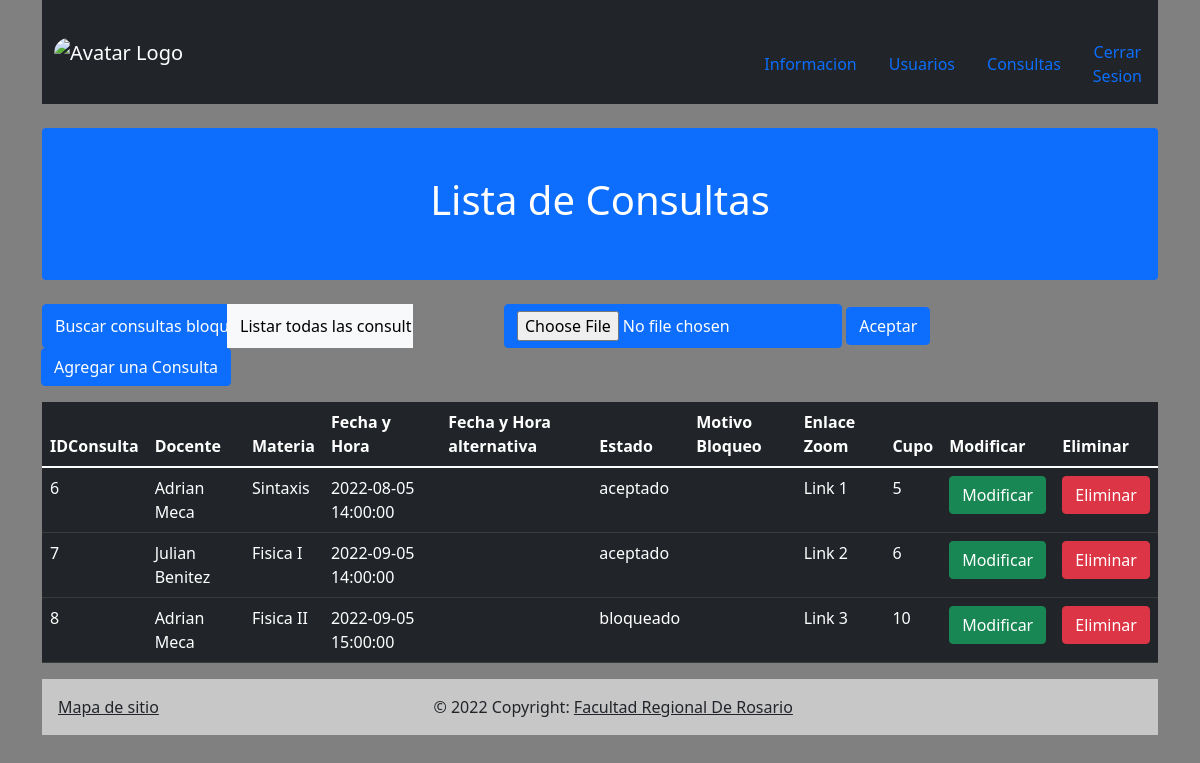
The app's page /Vistas/ListadoConsultasAdmin.php (signed in) with its own data.
### tables this page shows
CREATE TABLE `consulta` (
  `idConsulta` int NOT NULL AUTO_INCREMENT,
  `legajoDocente` int NOT NULL,
  `idMateria` int NOT NULL,
  `fechayhora` datetime NOT NULL,
  `fechayhoraAlt` datetime DEFAULT NULL,
  `estado` varchar(45) NOT NULL,
  `motivoBloqueo` varchar(45) DEFAULT NULL,
  `enlaceZoom` varchar(45) DEFAULT NULL,
  `cupo` int NOT NULL,
  PRIMARY KEY (`idConsulta`,`legajoDocente`,`idMateria`),
  KEY `legajoDoc_fk_idx` (`legajoDocente`),
  KEY `idMateria_fk_idx` (`idMateria`),
  CONSTRAINT `idMateria_fk` FOREIGN KEY (`idMateria`) REFERENCES `materia` (`idMateria`) ON DELETE RESTRICT ON UPDATE CASCADE,
  CONSTRAINT `legajoDoc_fk` FOREIGN KEY (`legajoDocente`) REFERENCES `docente` (`legajo`) ON DELETE RESTRICT ON UPDATE CASCADE
);

CREATE TABLE `docente` (
  `legajo` int NOT NULL,
  `email` varchar(45) NOT NULL,
  `contraseña` varchar(45) NOT NULL,
  `nombre` varchar(45) NOT NULL,
  `apellido` varchar(45) NOT NULL,
  `tipoUsuario` varchar(45) NOT NULL DEFAULT 'docente',
  PRIMARY KEY (`legajo`)
);

CREATE TABLE `materia` (
  `idMateria` int NOT NULL AUTO_INCREMENT,
  `nombre` varchar(45) NOT NULL,
  PRIMARY KEY (`idMateria`)
);

### Vistas/usuario.php (called while the page is built, shortened)
<?php
    class Usuario {
        public $tipoUsuario;
        function getTipoUsuario(){
            return  $this -> tipoUsuario;
        }
}
 ?>

### Vistas/conexion.php (called while the page is built, shortened)
<?php
        $db = "bs_consultas";
?>

### Vistas/ListadoConsultasAdmin.php (the view, shortened to what this page needs)
<?php
 include("usuario.php");
    if(isset($_SESSION['usuario']))
    {
     if($_SESSION['usuario'] -> getTipoUsuario() == "administrador")
        {
        include("template/menuAdmin.php");
        }
      else{
        header("Location: AccesoDenegado.php");
      }
    }else{
      header("Location: AccesoDenegado.php");
  }
?>
<?php
  if(isset($_POST['buscatodos']))
  {
    $myResults = getConsultas() ;
  }
   else if (isset($_POST['buscabloqueado'])){
    $myResults =  buscarbloqueado();
  }
  else
  {
    $myResults = getConsultas() ;
  }
function getConsultas(){
  include ("conexion.php");
  $vSql= " SELECT c.idConsulta,d.nombre,d.apellido,m.nombre,c.fechayhora,c.fechayhoraAlt,c.estado,c.motivoBloqueo,c.enlaceZoom,c.cupo,d.legajo,m.idMateria
  from consulta c
    inner join materia m
    on m.idMateria = c.idMateria
    inner join docente d
    on d.legajo = c.legajoDocente ;";
   $vResultado= mysqli_query($link,$vSql)  or die (mysqli_error($link));
   return $vResultado;
  }
?>
          <div class="mt-4 p-5 bg-primary text-white rounded" style="text-align: center;">
            <h1>Lista de Consultas</h1>
          </div><br>
          <form action="<?php echo $_SERVER['PHP_SELF']; ?>"  method="POST">
            <div class="input-group mb-3">
            <input type="submit" class="btn btn-primary col-2" name="buscabloqueado" value="Buscar consultas bloqueadas">
            <input type="submit" class="btn btn-light col-2" name="buscatodos" value="Listar todas las consultas">
            </form>
            <div class="col-1">
            </div>
            <form action="CargaConsultasCSV.php" method="POST" enctype = "multipart/form-data">
            <input type="file" name="excel" type="file" class="btn btn-primary " value="Cargar">
            <input type="submit"  type="button" class="btn btn-primary" value="Aceptar">
            </form>
            <div class="col-1">
            </div>
            <form action="Agregar_consulta.php" method="POST">
            <input type="submit"  type="button" class="btn btn-primary" value="Agregar una Consulta">
            </form>
            </div>
             <table class="table table-dark">
            <thead>
              <tr>
                <th>IDConsulta</th>
                <th>Docente</th>
                <th>Materia</th>
                <th>Fecha y Hora</th>
                <th>Fecha y Hora alternativa</th>
                <th>Estado</th>
                <th>Motivo Bloqueo</th>
                <th>Enlace Zoom</th>
                <th>Cupo</th>
                <th>Modificar</th>
                <th>Eliminar</th>
              </tr>
            </thead>
            <tbody>
            <?php
            while($fila = mysqli_fetch_array($myResults))
            {
            ?>
                <tr>
                  <td><?php echo $fila[0] ?></td>
                  <td><?php echo $fila[1]." ".$fila[2]  ?></td>
                  <td><?php echo $fila[3]?></td>
                  <td><?php echo $fila[4]?></td>
                  <td><?php echo $fila[5]?></td>
                  <td><?php echo $fila[6]?></td>
                  <td><?php echo $fila[7]?></td>
                  <td><?php echo $fila[8]?></td>
                  <td><?php echo $fila[9]?></td>
                  <form action="Modificar_consulta.php" method="POST">
                      <td><input type="submit" class="btn btn-success" value="Modificar" ></td>
                    </form>
                    <td>
                    <form action="EliminarConsulta.php" method="POST">
                      <input type="submit" class = "btn btn-danger" value="Eliminar">
                    </form>
                    </td>
                </tr>
                <?php
              }
                ?>
            </tbody>
          </table>
          <?php include("footer.php") ?>
</body>
</html>

### records on screen
consulta: idConsulta "6", legajoDocente.nombre "Adrian", legajoDocente.apellido "Meca", idMateria.nombre "Sintaxis", fechayhora "2022-08-05 14:00:00", estado "aceptado", enlaceZoom "Link 1", cupo "5"
consulta: idConsulta "7", legajoDocente.nombre "Julian", legajoDocente.apellido "Benitez", idMateria.nombre "Fisica I", fechayhora "2022-09-05 14:00:00", estado "aceptado", enlaceZoom "Link 2", cupo "6"
consulta: idConsulta "8", legajoDocente.nombre "Adrian", legajoDocente.apellido "Meca", idMateria.nombre "Fisica II", fechayhora "2022-09-05 15:00:00", estado "bloqueado", enlaceZoom "Link 3", cupo "10"
